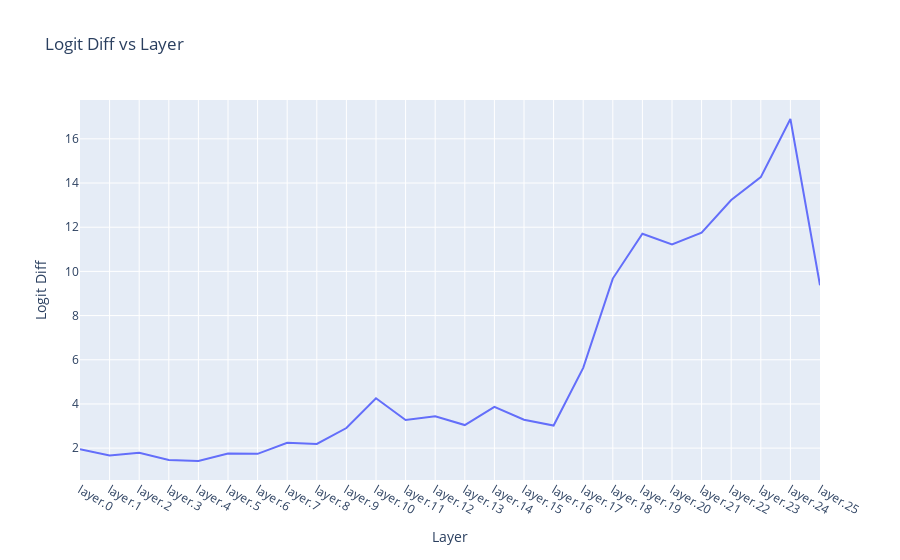

The cell this chart's notebook holds for it:
### Code cell
xlabels = [f"layer.{i}" for i in range(gemma2b.config.num_hidden_layers)]
fig = px.line(x=xlabels, y=layer_diffs, title="Logit Diff vs Layer")
fig.update_layout(
  xaxis_title="Layer",
  yaxis_title="Logit Diff"
)

### Figure 1 — Plotly figure (JSON) as saved in the notebook; plotly's stock layout.template omitted (floating-point values rounded to 4 significant figures)
{"data": [{"hovertemplate": "x=%{x}<br>y=%{y}<extra></extra>", "legendgroup": "", "line": {"color": "#636efa", "dash": "solid"}, "marker": {"symbol": "circle"}, "mode": "lines", "name": "", "orientation": "v", "showlegend": false, "type": "scatter", "x": ["layer.0", "layer.1", "layer.2", "layer.3", "layer.4", "layer.5", "layer.6", "layer.7", "layer.8", "layer.9", "layer.10", "layer.11", "layer.12", "layer.13", "layer.14", "layer.15", "layer.16", "layer.17", "layer.18", "layer.19", "layer.20", "layer.21", "layer.22", "layer.23", "layer.24", "layer.25"], "xaxis": "x", "y": [1.948, 1.665, 1.794, 1.461, 1.417, 1.752, 1.742, 2.239, 2.191, 2.911, 4.255, 3.271, 3.439, 3.044, 3.87, 3.287, 3.021, 5.633, 9.675, 11.7, 11.22, 11.76, 13.23, 14.27, 16.9, 9.369], "yaxis": "y"}], "layout": {"legend": {"tracegroupgap": 0}, "title": {"text": "Logit Diff vs Layer"}, "xaxis": {"anchor": "y", "domain": [0, 1], "title": {"text": "Layer"}}, "yaxis": {"anchor": "x", "domain": [0, 1], "title": {"text": "Logit Diff"}}}}
